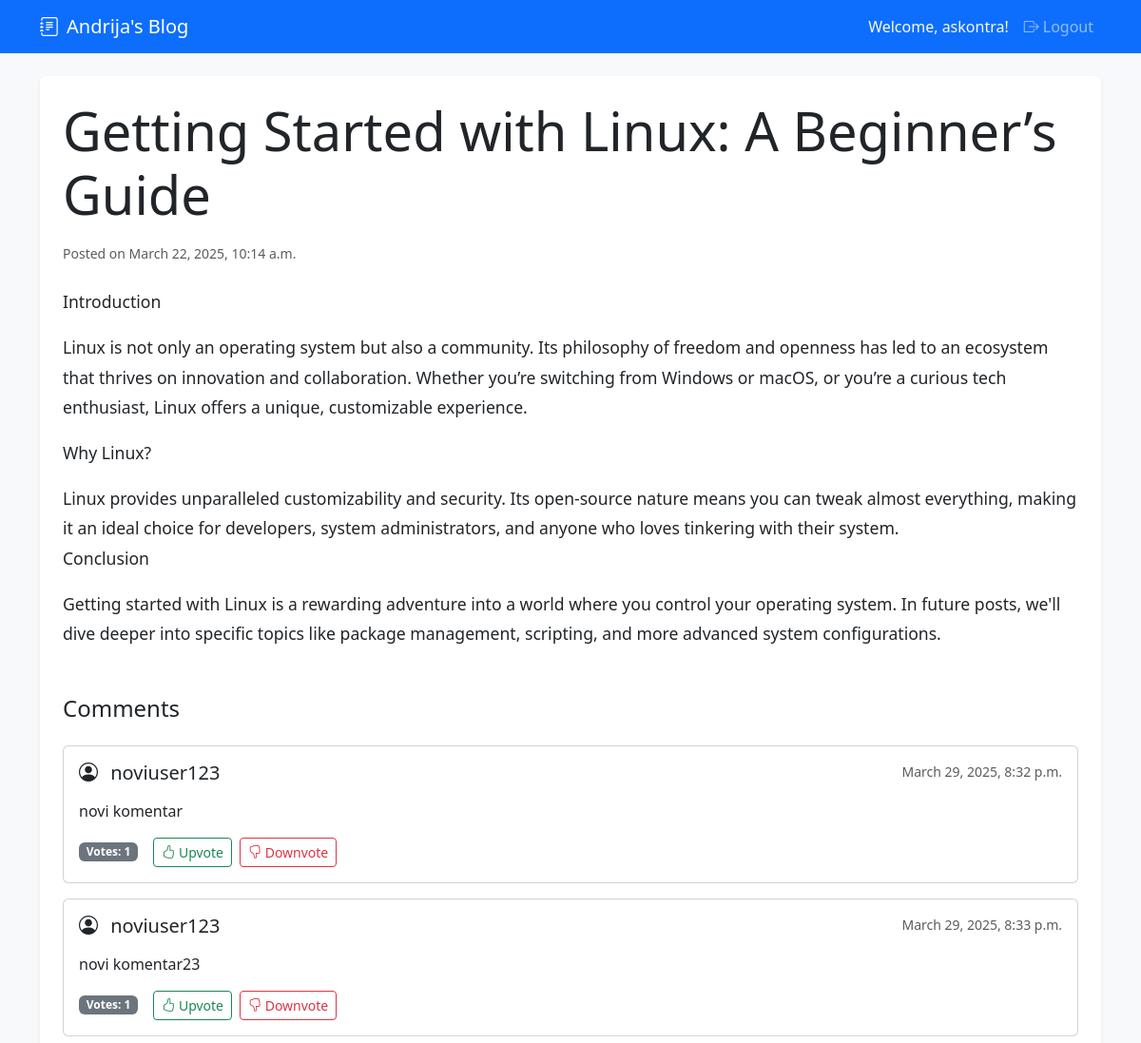
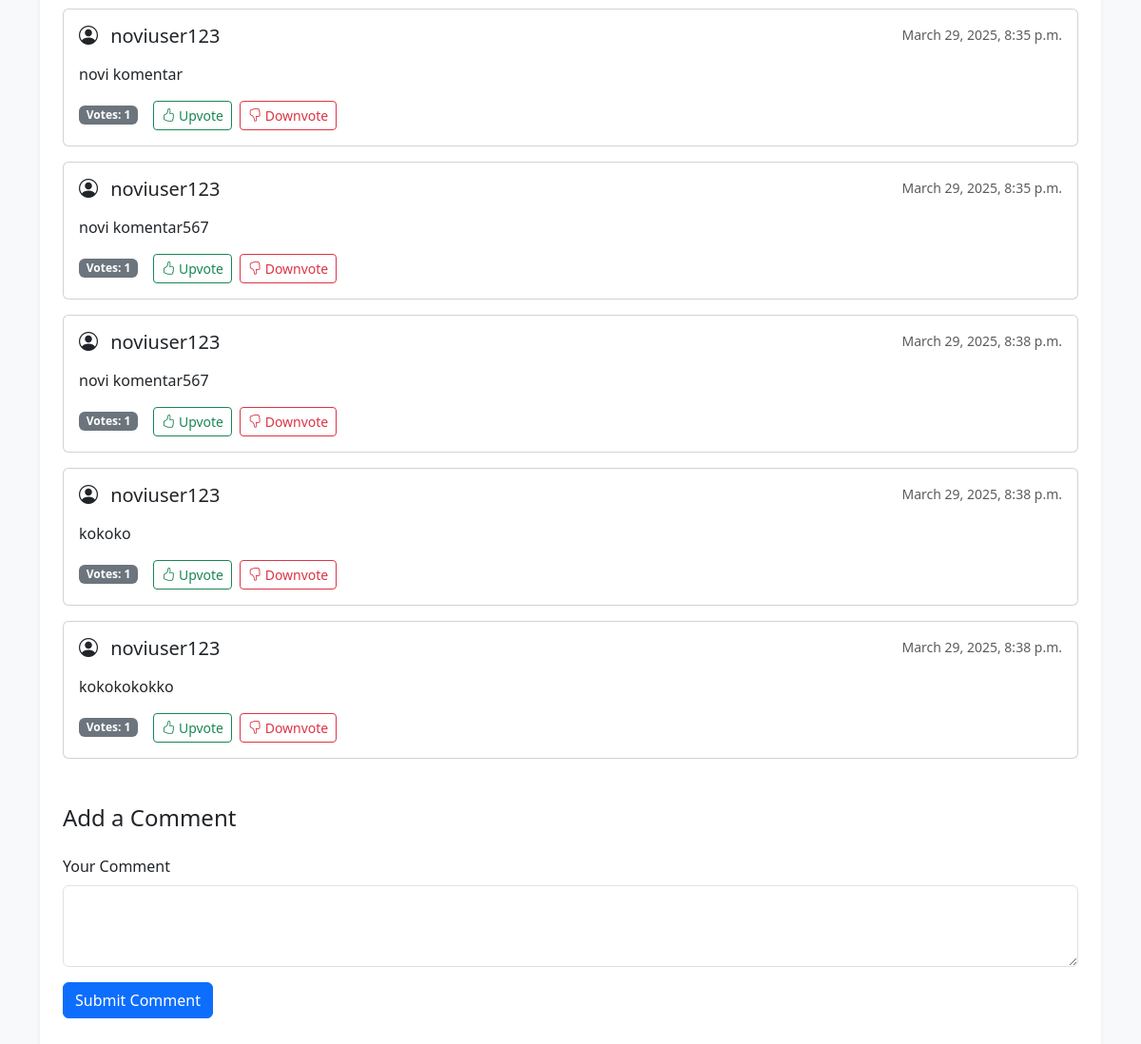
The app's page /blogs/linux-getting-started/ (signed in) with its own data (2 pictures, top to bottom).
### blogs/models.py (models this page shows, shortened)
class Blog(models.Model):
    title = models.CharField(max_length=255)
    slug = models.SlugField(unique=True)
    content = models.TextField()
    author = models.ForeignKey(
        User,
        on_delete=models.CASCADE,
        blank=True,
        null=True,
        help_text="The admin user who created the blog post",
    )
    created_at = models.DateTimeField(auto_now_add=True)
    updated_at = models.DateTimeField(auto_now=True)
    class Meta:
        ordering = ["-created_at"]

class Comment(models.Model):
    blog = models.ForeignKey(
        Blog, related_name="comments", on_delete=models.CASCADE
    )
    user = models.ForeignKey(
        User,
        on_delete=models.CASCADE,
        related_name="comments",
        null=True,  # Allow null temporarily for existing comments
        blank=True
    )
    guest_name = models.CharField(max_length=100, null=True, blank=True)  # Keep this temporarily for existing comments
    content = models.TextField()
    created_at = models.DateTimeField(auto_now_add=True)
    class Meta:
        ordering = ["created_at"]
    @property
    def vote_total(self):
        total = self.votes.aggregate(total=models.Sum("vote")).get("total")
        return total if total is not None else 0

### blogs/views.py (the view)
# urls.py: path("<slug:slug>/", views.blog_detail, name="blog_detail"),
def blog_detail(request, slug):
    blog = get_object_or_404(Blog, slug=slug)
    return render(request, "blogs/blog_detail.html", {"blog": blog})

### blogs/templates/blogs/blog_detail.html (shortened to what this page needs)
{% extends "blogs/base.html" %}
{% block content %}
  <article class="blog-post">
    <h1 class="display-4 mb-3">{{ blog.title }}</h1>
    <p class="text-muted mb-4">
      <small>Posted on {{ blog.created_at|date:"F j, Y, g:i a" }}</small>
    </p>
    <div class="blog-content mb-5">
      {{ blog.content|linebreaks }}
    </div>
  </article>
  <section class="comments-section">
    <h3 class="h4 mb-4">Comments</h3>
    <div id="comments">
      {% for comment in blog.comments.all %}
        {% include "blogs/partial_comment.html" with comment=comment %}
      {% empty %}
        <div class="alert alert-light">No comments yet. {% if user.is_authenticated %}Be the first to comment!{% endif %}</div>
      {% endfor %}
    </div>
    {% if user.is_authenticated %}
      <div class="add-comment mt-5">
        <h3 class="h4 mb-4">Add a Comment</h3>
        <form
          hx-post="{% url 'blogs:add_comment' blog.slug %}"
          hx-target="#comments"
          hx-swap="beforeend"
          hx-on::after-request="this.reset()"
          class="mb-4"
          method="post"
        >
          <div class="mb-3">
            <label for="content" class="form-label">Your Comment</label>
            <textarea
              name="content"
              id="content"
              class="form-control"
              rows="3"
              required
            ></textarea>
          </div>
          <button type="submit" class="btn btn-primary">Submit Comment</button>
        </form>
      </div>
    {% else %}
      <div class="mt-5">
        <div class="alert alert-info">
          Please <a href="{% url 'accounts:login' %}?next={{ request.path }}" class="alert-link">login</a> to leave a comment.
        </div>
      </div>
    {% endif %}
  </section>
{% endblock %}

### blogs/templates/blogs/base.html (shortened to what this page needs)
<!doctype html>
<html lang="en">
  <head>
    <link
            href="https://cdn.jsdelivr.net/npm/bootstrap@5.3.3/dist/css/bootstrap.min.css"
            rel="stylesheet"
    />
    <link
      rel="stylesheet"
      href="https://cdn.jsdelivr.net/npm/bootstrap-icons@1.11.3/font/bootstrap-icons.min.css"
    />
  </head>
  <body class="bg-light">
    <nav class="navbar navbar-expand-lg navbar-dark bg-primary mb-4">
      <div class="container">
        <a class="navbar-brand" href="{% url 'blogs:blog_list' %}">
          <i class="bi bi-journal-text me-2"></i>Andrija's Blog
        </a>
        <div class="collapse navbar-collapse" id="navbarNav">
          <ul class="navbar-nav ms-auto">
            {% if user.is_authenticated %}
              <li class="nav-item">
                <span class="nav-link text-light">Welcome, {{ user.username }}!</span>
              </li>
              <li class="nav-item">
                <a class="nav-link" href="{% url 'accounts:logout' %}">
                  <i class="bi bi-box-arrow-right me-1"></i>Logout
                </a>
              </li>
            {% endif %}
          </ul>
        </div>
      </div>
    </nav>
    <div class="container">
      <div class="bg-white p-4 rounded shadow-sm">
        {% block content %}{% endblock %}
      </div>
    </div>
  </body>
</html>

### blogs/templates/blogs/partial_comment.html
<div id="comment-{{ comment.id }}" class="card mb-3">
  <div class="card-body">
    <div class="d-flex justify-content-between align-items-start mb-2">
      <h5 class="card-title mb-0">
        <i class="bi bi-person-circle me-2"></i>
        {% if comment.user %}
          {{ comment.user.username }}
        {% else %}
          {{ comment.guest_name }}
          <small class="text-muted">(Guest)</small>
        {% endif %}
      </h5>
      <small class="text-muted">{{ comment.created_at|date:"F j, Y, g:i a" }}</small>
    </div>
    <p class="card-text mb-3">{{ comment.content|linebreaks }}</p>
    {% if user.is_authenticated %}
      <div id="comment-vote-{{ comment.id }}" class="mt-2">
        {% with user_vote=comment.get_user_vote|default:None %}
          {% include "blogs/partial_comment_vote.html" with comment=comment user_vote=user_vote %}
        {% endwith %}
      </div>
    {% endif %}
  </div>
</div>

### blogs/templates/blogs/partial_comment_vote.html
<div id="comment-vote-{{ comment.id }}" class="d-flex align-items-center">
  <span class="badge bg-secondary me-3">Votes: {{ comment.vote_total }}</span>
  <button
    hx-post="{% url 'blogs:vote_comment' comment.id %}"
    hx-vals='{"vote": "1"}'
    hx-target="#comment-vote-{{ comment.id }}"
    hx-headers='{"X-CSRFToken": "{{ csrf_token }}"}'
    hx-swap="outerHTML"
    class="btn btn-sm {% if user_vote == 1 %}btn-success{% else %}btn-outline-success{% endif %} me-2"
  >
    <i class="bi bi-hand-thumbs-up"></i> Upvote
  </button>
  <button
    hx-post="{% url 'blogs:vote_comment' comment.id %}"
    hx-vals='{"vote": "-1"}'
    hx-target="#comment-vote-{{ comment.id }}"
    hx-headers='{"X-CSRFToken": "{{ csrf_token }}"}'
    hx-swap="outerHTML"
    class="btn btn-sm {% if user_vote == -1 %}btn-danger{% else %}btn-outline-danger{% endif %}"
  >
    <i class="bi bi-hand-thumbs-down"></i> Downvote
  </button>
</div>

### blogs/templates/blogs/base.html (style rules this page uses)
.blog-content { font-size: 1.1rem; line-height: 1.8; }

### records on screen
Blog: title "Getting Started with Linux: A Beginner’s Guide", created_at "March 22, 2025, 10:14 a.m.", content "Introduction Linux is not only an operating system but also a community. Its philosophy of freedom and openness has led to an ecosystem that thrives on innovation and collaboration. Whether you’re switching from Windows or macOS, or you’re a curious tech enthusiast, Linux offers a unique, customizable experience. Why Linux? Linux provides unparalleled customizability and security. Its open-source nature means you can tweak almost everything, making it an ideal choice for developers, system administrators, and anyone who loves tinkering with their system. Conclusion Getting started with Linux is a rewarding adventure into a world where you control your operating system. In future posts,…"
Comment: user.username "noviuser123", created_at "March 29, 2025, 8:32 p.m.", content "novi komentar", vote_total "1"
Comment: user.username "noviuser123", created_at "March 29, 2025, 8:33 p.m.", content "novi komentar23", vote_total "1"
Comment: user.username "noviuser123", created_at "March 29, 2025, 8:35 p.m.", content "novi komentar", vote_total "1"
Comment: user.username "noviuser123", created_at "March 29, 2025, 8:35 p.m.", content "novi komentar567", vote_total "1"
Comment: user.username "noviuser123", created_at "March 29, 2025, 8:38 p.m.", content "novi komentar567", vote_total "1"
Comment: user.username "noviuser123", created_at "March 29, 2025, 8:38 p.m.", content "kokoko", vote_total "1"
Comment: user.username "noviuser123", created_at "March 29, 2025, 8:38 p.m.", content "kokokokokko", vote_total "1"

### other values on screen
{{ user.username }} "askontra"
